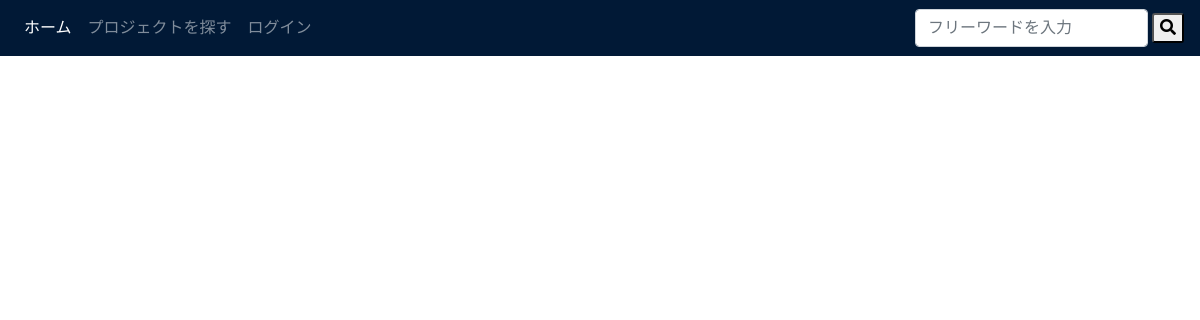
/lcom_web/project/searchproject.php?search=桃&page=1, run on an earlier commit of the app's database.
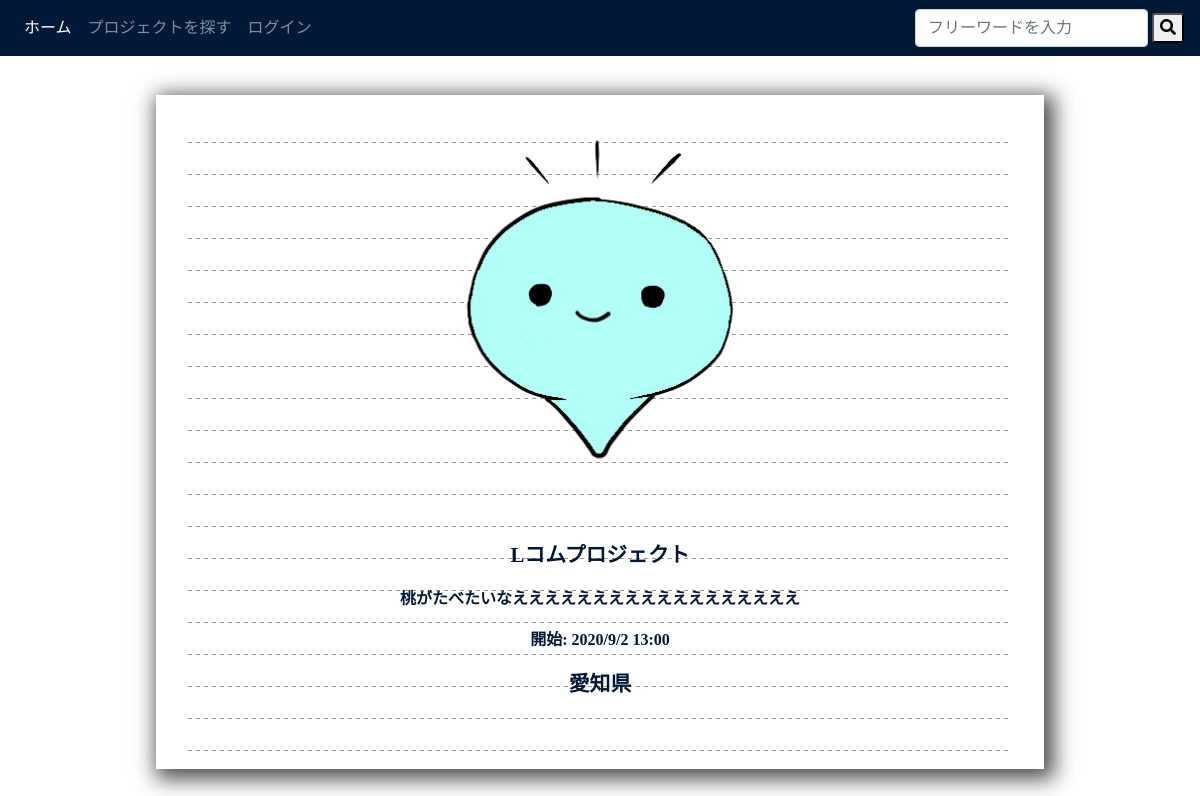
And on a later commit of the database.
### tables this page shows
CREATE TABLE `projects` (
  `id` int(11) NOT NULL,
  `project_name` varchar(255) NOT NULL,
  `message` text NOT NULL,
  `member_id` int(11) NOT NULL,
  `place` varchar(255) NOT NULL,
  `project_picture` varchar(255) NOT NULL,
  `open_year` int(11) NOT NULL,
  `open_month` int(11) NOT NULL,
  `open_date` int(11) NOT NULL,
  `open_time` int(11) NOT NULL,
  `place_id` int(11) NOT NULL,
  `pv` int(11) NOT NULL,
  `created` datetime NOT NULL,
  `modified` timestamp NOT NULL DEFAULT current_timestamp() ON UPDATE current_timestamp()
);

### lcom_web/prefacture.php (called while the page is built, shortened)
<?php
function refer_prefecture($place_id){
    switch ($place_id) {
        case '4':
          $prefacture = '愛知県';
          break;
        }
    return $prefacture;
}

### lcom_web/project/searchproject.php (the view, shortened to what this page needs)
<?php
require('../dbconnect.php');
require('../prefacture.php');
if (isset($_SESSION['id']) && $_SESSION['time'] + 3600 > time()) {
    $_SESSION['time'] = time();
    $loginflag = true;
} else {
    $loginflag = false;
}
$page = $_GET['page'];
$page = max($page, 1);
$counts = $db->query('SELECT COUNT(*) AS cnt FROM projects');
$cnt = $counts->fetch();
$maxPage = ceil($cnt['cnt'] / 6);
$page = min($page, $maxPage);
$start = ($page - 1) * 6;
$search = '%' . $_GET['search'] . '%';
$procards = $db->prepare('SELECT m.name, m.picture, p.* FROM members m, projects p WHERE m.id=p.member_id AND (p.message LIKE ? OR project_name LIKE ?) ORDER BY p.created DESC LIMIT ?, 6');
$procards->bindParam(1, $search, PDO::PARAM_STR);
$procards->bindParam(2, $search, PDO::PARAM_STR);
$procards->bindParam(3, $start, PDO::PARAM_INT);
$procards->execute();
?>
<!DOCTYPE html>
<html lang="ja">
<head>
    <link rel="stylesheet" href="https://stackpath.bootstrapcdn.com/bootstrap/4.3.1/css/bootstrap.min.css">
    <link rel="stylesheet" href="../style8.css">
    <link rel="stylesheet" href="https://cdnjs.cloudflare.com/ajax/libs/animate.css/3.5.2/animate.min.css">
    <link rel="stylesheet" href="https://use.fontawesome.com/releases/v5.6.3/css/all.css">
</head>
<body>
    <nav class="navbar navbar-expand-lg navbar-dark">
        <div class="collapse navbar-collapse" id="navbarNavAltMarkup">
            <div class="navbar-nav">
                <a class="nav-item nav-link active" href="../index.php">ホーム</a>
                <a class="nav-item nav-link" href="joinproject.php">プロジェクトを探す</a>
                <?php if (!$loginflag) : ?>
                    <a class="nav-item nav-link" href="../login/login.php">ログイン</a>
                <?php endif; ?>
            </div>
        </div>
        <form class="form-inline my-2 my-lg-0" action="#" method="get">
            <input class="form-control mr-sm-1" id="search" name="search" type="text" placeholder="フリーワードを入力" />
            <button class="search_btn" type="submit" id="sbtn2"><i class="fas fa-search"></i></button>
        </form>
    </nav>
    <div class="container">
        <br>
        <?php foreach ($procards as $procard) : ?>
            <a href="content.php?id=<?php print(htmlspecialchars($procard['id'], ENT_QUOTES)); ?>">
                <div class="pro_kakoi animated bounceInDown" style="text-align: center;">
                    <div class="pro_inner" style="padding: 15px; text-align: center;">
                        <img src="../image/project/<?php print(htmlspecialchars($procard['project_picture'], ENT_QUOTES)); ?>" class="card-img-top" alt="...">
                        <div class="card-body">
                            <h2><?php print(htmlspecialchars($procard['project_name'], ENT_QUOTES)); ?></h2>
                            <h3><?php print(mb_substr(htmlspecialchars($procard['message'], ENT_QUOTES), 0, 25)); ?></h3>
                            <p>開始: <?php print(htmlspecialchars($procard['open_year'] . "/" . $procard['open_month'] . "/" . $procard['open_date'] . " " . $procard['open_time'] . ":00", ENT_QUOTES)); ?></p>
                            <h2><?php print(htmlspecialchars(refer_prefecture($procard['place_id']), ENT_QUOTES)); ?></h2>
                        </div>
                    </div>
                </div>
            </a>
        <?php endforeach; ?>
    </div>
</body>
</html>

What changed in the data, as far as the page shows it:
added projects: project_picture (picture), project_name "Lコムプロジェクト", message "桃がたべたいなええええええええええええええええええ", open_year+open_month+open_date "2020/9/2 13:00", place "愛知県"
